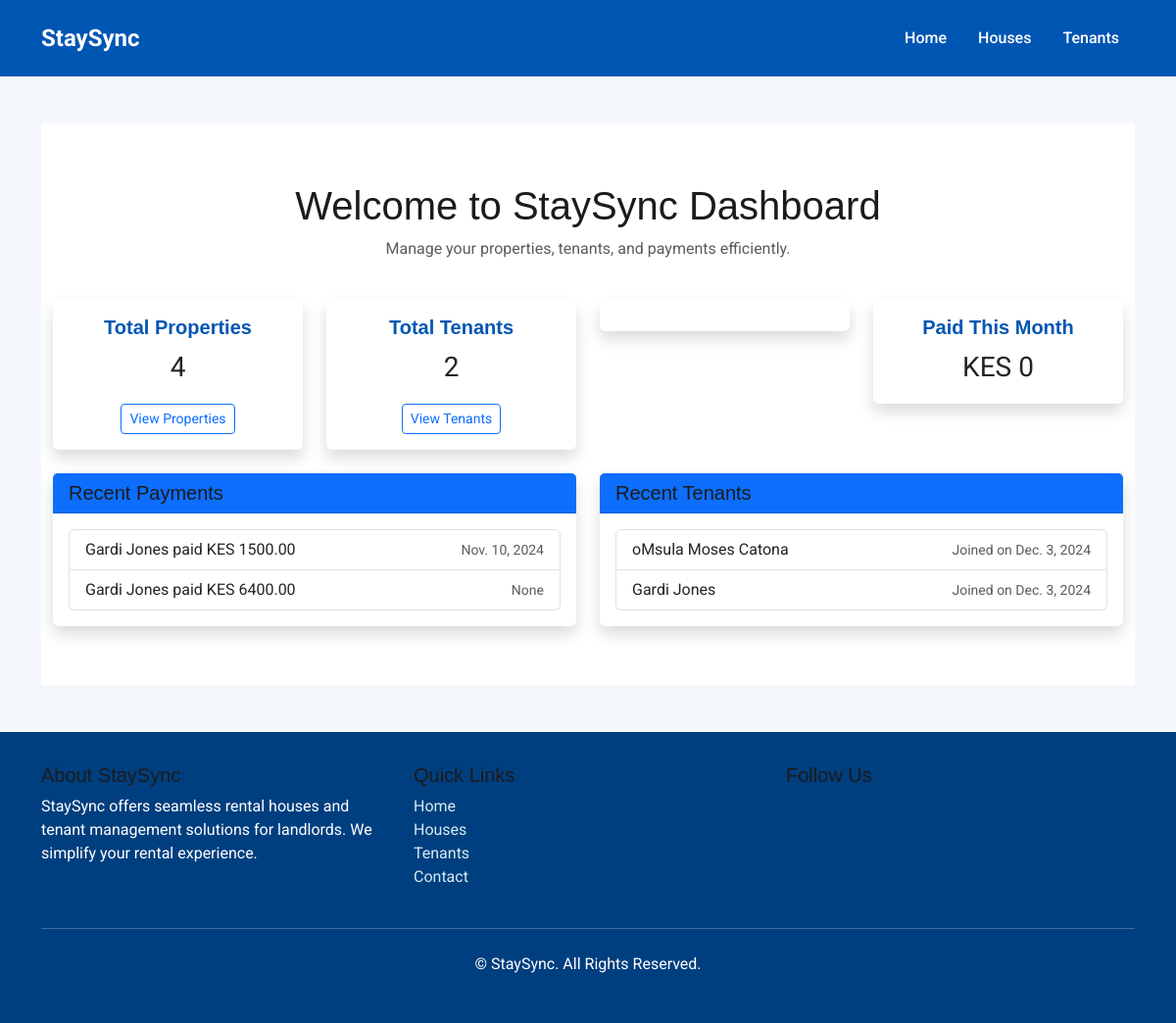
Page /dashboard/ on the earlier database version.
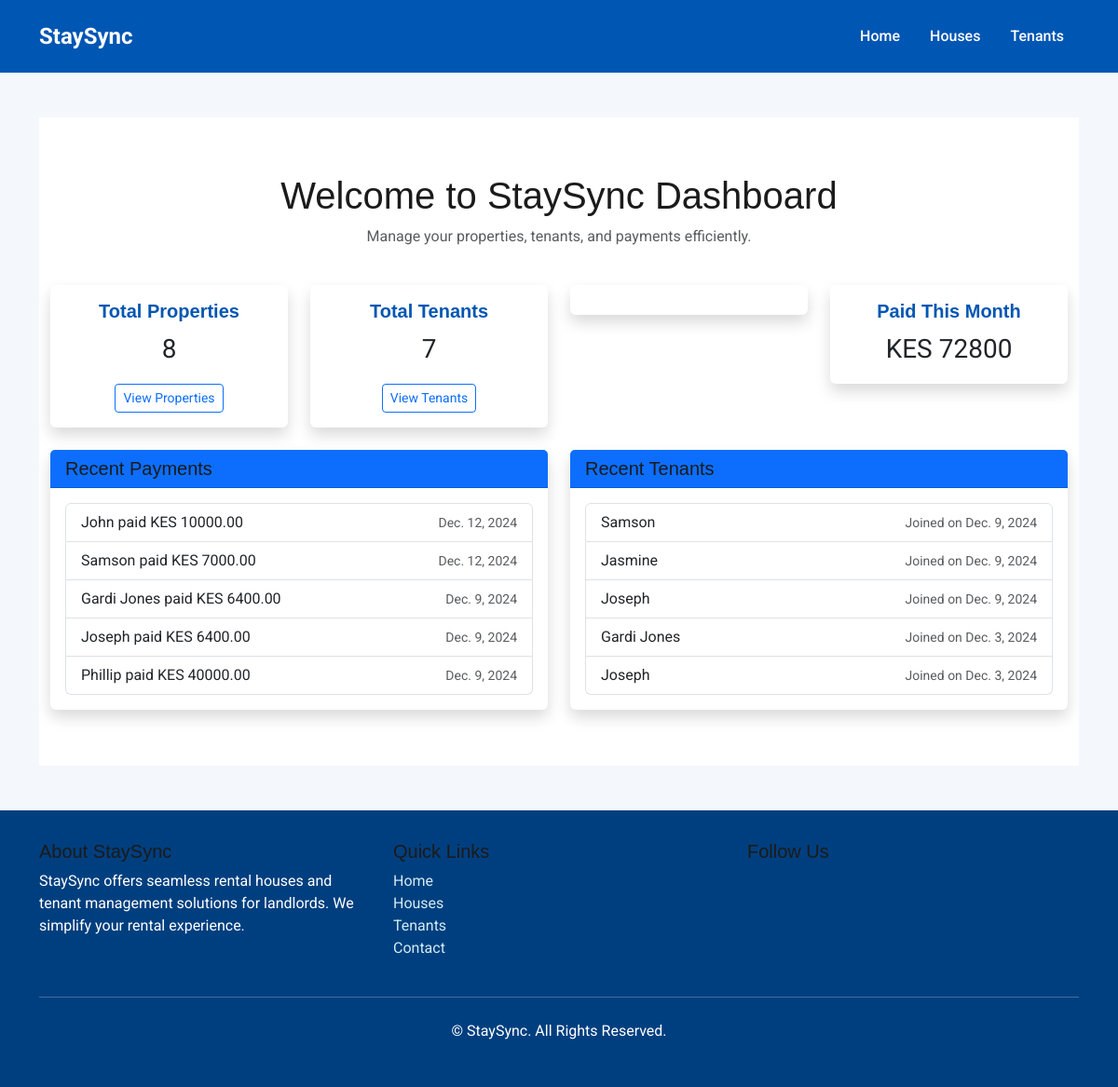
Same page on the later database version.
### rental_system/models.py (models this page shows, shortened)
class Payment(models.Model):
    tenant = models.ForeignKey(Tenant, related_name='payments', on_delete=models.CASCADE)
    month = models.DateField()  # Represents the first day of the month for payment
    amount = models.DecimalField(max_digits=10, decimal_places=2)
    payment_date = models.DateField(null=True, blank=True)
    payment_method = models.CharField(max_length=20, choices=[('mpesa', 'M-Pesa'), ('cash', 'Cash')])
    status = models.CharField(
        max_length=20,
        choices=[('paid', 'Paid'), ('due', 'Due'), ('new', 'New')],
        default='new'
    )
    description = models.CharField(max_length=255, blank=True)  # e.g., "First Rent", "Deposit"

class Tenant(models.Model):
    name = models.CharField(max_length=255)
    phone = models.CharField(max_length=15)
    email = models.EmailField()
    property = models.ForeignKey('Property', on_delete=models.SET_NULL, null=True, related_name='tenants')
    rent_due = models.DecimalField(max_digits=10, decimal_places=2, default=0)
    move_in_date = models.DateField()
    move_out_date = models.DateField(null=True, blank=True)

### rental_system/views.py (the view)
# urls.py: path('dashboard/', views.dashboard_view, name='dashboard'),
def dashboard_view(request):
    current_year = datetime.now().year
    monthly_rent = []
    for month in range(1, 13):
        total = Payment.objects.filter(
            payment_date__year=current_year,
            payment_date__month=month
        ).aggregate(Sum('amount'))['amount__sum'] or 0
        monthly_rent.append(total)
    summary = {
        'total_properties': Property.objects.count(),
        'total_tenants': Tenant.objects.count(),
        'total_rent_due': Payment.objects.filter(status='due').aggregate(Sum('amount'))['amount__sum'] or 0,
        'paid_this_month': Payment.objects.filter(
            payment_date__month=datetime.now().month,
            payment_date__year=datetime.now().year,
        ).aggregate(Sum('amount'))['amount__sum'] or 0,
    }
    return render(request, 'dashboard.html', {
        'summary': summary,
        'recent_payments': Payment.objects.order_by('-payment_date')[:5],
        'recent_tenants': Tenant.objects.order_by('-move_in_date')[:5],
        'monthly_rent': monthly_rent,
    })

### templates/dashboard.html (shortened to what this page needs)
{% extends "base.html" %}
{% block content %}
<section class="dashboard section">
  <div class="container">
    <div class="row mb-4">
      <div class="col">
        <h1 class="text-center">Welcome to StaySync Dashboard</h1>
        <p class="text-center text-muted">Manage your properties, tenants, and payments efficiently.</p>
      </div>
    </div>
    <div class="row g-4 mb-4">
      <div class="col-md-3">
        <div class="card text-center shadow border-0">
          <div class="card-body">
            <h5 class="card-title">Total Properties</h5>
            <p class="card-text fs-3">{{ summary.total_properties }}</p>
            <a href="{% url 'properties' %}" class="btn btn-outline-primary btn-sm">View Properties</a>
          </div>
        </div>
      </div>
      <div class="col-md-3">
        <div class="card text-center shadow border-0">
          <div class="card-body">
            <h5 class="card-title">Total Tenants</h5>
            <p class="card-text fs-3">{{ summary.total_tenants }}</p>
            <a href="{% url 'tenants' %}" class="btn btn-outline-primary btn-sm">View Tenants</a>
          </div>
        </div>
      </div>
      <div class="col-md-3">
        <div class="card text-center shadow border-0">
          <div class="card-body">
          </div>
        </div>
      </div>
      <div class="col-md-3">
        <div class="card text-center shadow border-0">
          <div class="card-body">
            <h5 class="card-title">Paid This Month</h5>
            <p class="card-text fs-3">KES {{ summary.paid_this_month }}</p>
          </div>
        </div>
      </div>
    </div>
    <div class="row g-4">
      <div class="col-md-6">
        <div class="card shadow border-0">
          <div class="card-header bg-primary text-white">
            <h5 class="mb-0">Recent Payments</h5>
          </div>
          <div class="card-body">
            <ul class="list-group">
              {% for payment in recent_payments %}
              <li class="list-group-item d-flex justify-content-between align-items-center">
                <span>{{ payment.tenant.name }} paid KES {{ payment.amount }}</span>
                <small class="text-muted">{{ payment.payment_date }}</small>
              </li>
              {% empty %}
              <li class="list-group-item text-center text-muted">No recent payments found.</li>
              {% endfor %}
            </ul>
          </div>
        </div>
      </div>
      <div class="col-md-6">
        <div class="card shadow border-0">
          <div class="card-header bg-primary text-white">
            <h5 class="mb-0">Recent Tenants</h5>
          </div>
          <div class="card-body">
            <ul class="list-group">
              {% for tenant in recent_tenants %}
              <li class="list-group-item d-flex justify-content-between align-items-center">
                <span>{{ tenant.name }}</span>
                <small class="text-muted">Joined on {{ tenant.move_in_date }}</small>
              </li>
              {% empty %}
              <li class="list-group-item text-center text-muted">No recent tenants found.</li>
              {% endfor %}
            </ul>
          </div>
        </div>
      </div>
    </div>
  </div>
</section>
{% endblock %}

Differences in the rows shown:
no longer on this page (row unchanged): Payment: tenant.name "Gardi Jones", amount "1500.00", payment_date "Nov. 10, 2024"
removed Tenant: name "oMsula Moses Catona", move_in_date "Dec. 3, 2024"
added Payment: tenant.name "John", amount "10000.00", payment_date "Dec. 12, 2024"
added Payment: tenant.name "Samson", amount "7000.00", payment_date "Dec. 12, 2024"
changed Payment "Gardi Jones": payment_date "None" → "Dec. 9, 2024"
added Payment: tenant.name "Joseph", amount "6400.00", payment_date "Dec. 9, 2024"
added Payment: tenant.name "Phillip", amount "40000.00", payment_date "Dec. 9, 2024"
added Tenant: name "Samson", move_in_date "Dec. 9, 2024"
added Tenant: name "Jasmine", move_in_date "Dec. 9, 2024"
added Tenant: name "Joseph", move_in_date "Dec. 9, 2024"
added Tenant: name "Joseph", move_in_date "Dec. 3, 2024"
Other differences:
{{ summary.total_properties }}: "4" → "8"
{{ summary.total_tenants }}: "2" → "7"
{{ summary.paid_this_month }}: "0" → "72800"
